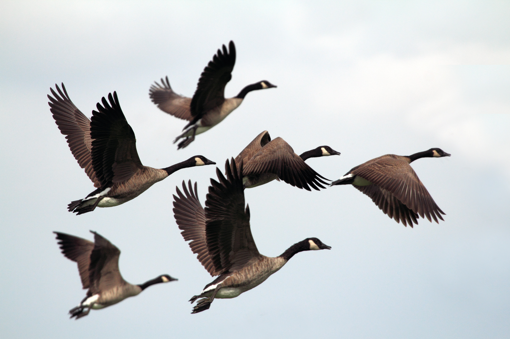
#> input picture Lab3/Lab-03-Smoothing-STD/birds.png, 510 x 339 px
$ jupyter execute Lab_Smoothing_STD.ipynb   (shell and % lines are left out)
#> lines starting #> are read from the running program, lines starting #| are printed output that depends on the picture
### Lab3/Lab-03-Smoothing-STD/commonfunctions.py


import skimage.io as io
import matplotlib.pyplot as plt
import numpy as np
from skimage.exposure import histogram
from matplotlib.pyplot import bar
from skimage.color import rgb2gray,rgb2hsv

# Convolution:
from scipy.signal import convolve2d
from scipy import fftpack
import math

from skimage.util import random_noise
from skimage.filters import median
from skimage.feature import canny


# Edges
from skimage.filters import sobel_h, sobel, sobel_v,roberts, prewitt

# Show the figures / plots inside the notebook
def show_images(images,titles=None):
    #This function is used to show image(s) with titles by sending an array of images and an array of associated titles.
    # images[0] will be drawn with the title titles[0] if exists
    # You aren't required to understand this function, use it as-is.
    n_ims = len(images)
    if titles is None: titles = ['(%d)' % i for i in range(1,n_ims + 1)]
    fig = plt.figure()
    n = 1
    for image,title in zip(images,titles):
        a = fig.add_subplot(1,n_ims,n)
        if image.ndim == 2:
            plt.gray()
        plt.imshow(image)
        a.set_title(title)
        n += 1
    fig.set_size_inches(np.array(fig.get_size_inches()) * n_ims)
    plt.show()


# [6 lines left out: function showHist, not called in this run]

### Lab3/Lab-03-Smoothing-STD/Lab_Smoothing_STD.ipynb
# Lab 3
### Averaging Filters

http://scikit-image.org/docs/0.13.x/api/skimage.util.html#skimage.util.random_noise

http://scikit-image.org/docs/dev/api/skimage.filters.html#skimage.filters.median

http://scikit-image.org/docs/dev/api/skimage.filters.html#skimage.filters.gaussian

[cell 1]
import commonfunctions as cf
import math
from skimage.util import random_noise
import imageio.v2 as imageio
from skimage.filters import median
from skimage.filters import gaussian
from skimage.color import rgb2gray
import numpy as np

[cell 2]
img= imageio.imread('birds.png')
#> img is the input picture: shape (339, 510, 3); mean R, G, B 194.6, 198.1, 200.3
cf.show_images([img],['orginal'])
#> in show_images, `n_ims = len(images)`: n_ims = 1
#> the loop in show_images, `for image,title in zip(images,titles):` made 1 pass
#> (title, n) on pass 1: ('orginal', 2)
#> after the loop in show_images, `for image,title in zip(images,titles):`: n = 2
noise_img=random_noise(img,mode='s&p',amount=0.05)
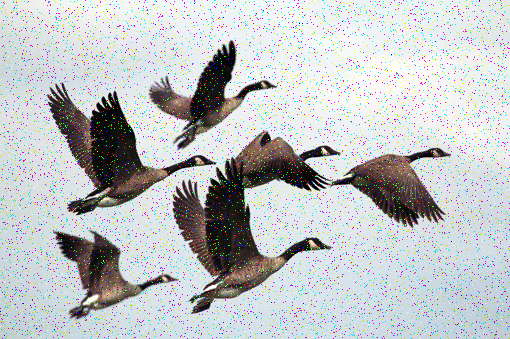
#> noise_img: shape (339, 510, 3) float64; mean R, G, B 0.75, 0.764, 0.771
cf.show_images([noise_img],['noise_img'])
#> the loop in show_images (call 2), `for image,title in zip(images,titles):` made 1 pass

[cell 3]
filter = np.ones((3, 3), dtype=np.uint8)
f_height, f_width = filter.shape
noise_imge=noise_img[:,:,:3]
gray_noise_img=rgb2gray(noise_imge)
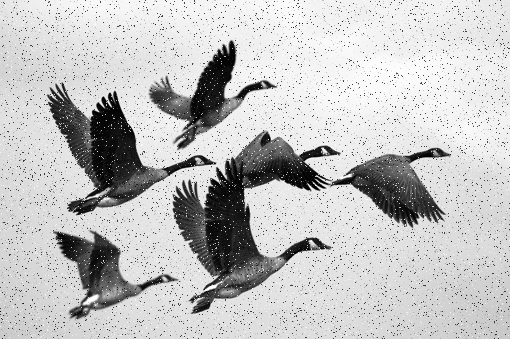
#> gray_noise_img: shape (339, 510) float64; min 0, max 1, mean 0.761
gray_noise_img = (gray_noise_img * 255).astype(np.uint8)
cf.show_images([gray_noise_img],'gray_noise_img')
i_height, i_width = gray_noise_img.shape
#> i_height = 339; i_width = 510
output = np.copy(gray_noise_img)
edgex = math.floor(f_width / 2)
edgey = math.floor(f_height / 2)

for y in range(edgey, i_height - edgey):
    for x in range(edgex, i_width - edgex):
        temp = np.zeros((f_height, f_width), dtype=np.uint8)
        for fy in range(f_height):
            for fx in range(f_width):
                temp[fy][fx] = gray_noise_img[y + fy - edgey][x + fx - edgex]

        sorted_vals = np.sort(temp, axis=None)
        median_val = sorted_vals[math.floor(len(sorted_vals) / 2)]
        output[y][x] = median_val
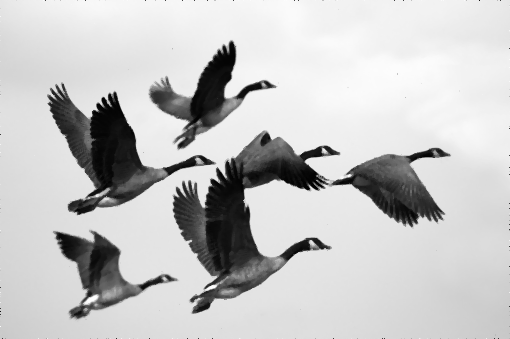
#> output: shape (339, 510); min 0, max 254, mean 197.1


cf.show_images([output],'hand_made_median')

[cell 4]
filterd_img_median=median(noise_img,footprint= None,out= None,mode='nearest',cval=0.0,behavior='ndimage')
gauss_img1=gaussian(noise_img,sigma=8)
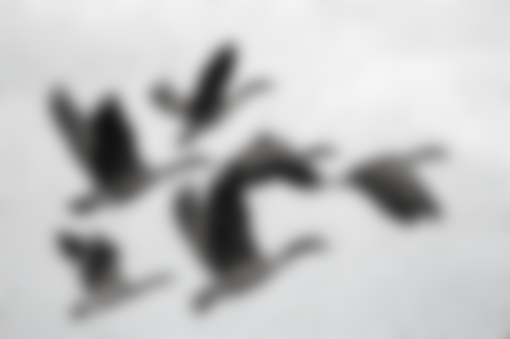
#> gauss_img1: shape (339, 510, 3) float64; mean R, G, B 0.76, 0.761, 0.762
gauss_img2=gaussian(noise_img,sigma=3)
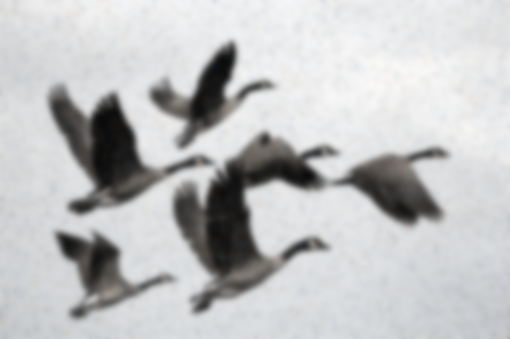
#> gauss_img2: shape (339, 510, 3) float64; mean R, G, B 0.758, 0.761, 0.764
gauss_img3=gaussian(noise_img,sigma=0.2)
cf.show_images([filterd_img_median,gauss_img1,gauss_img2,gauss_img3],['filterd_img_median','gauss_img1','gauss_img2','gauss_img3'])
